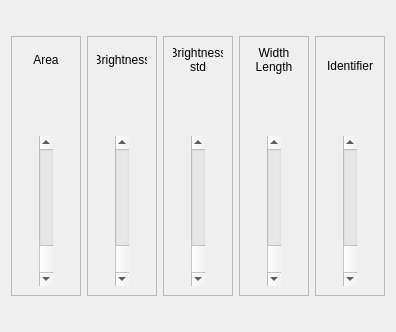
<?xml version="1.0" encoding="UTF-8"?>
<ui version="4.0">
 <class>Widget</class>
 <widget class="QWidget" name="Widget">
  <property name="geometry">
   <rect>
    <x>0</x>
    <y>0</y>
    <width>389</width>
    <height>332</height>
   </rect>
  </property>
  <property name="windowTitle">
   <string>Widget</string>
  </property>
  <layout class="QGridLayout" name="gridLayout_2">
   <item row="1" column="2">
    <spacer name="horizontalSpacer_2">
     <property name="orientation">
      <enum>Qt::Horizontal</enum>
     </property>
     <property name="sizeHint" stdset="0">
      <size>
       <width>40</width>
       <height>20</height>
      </size>
     </property>
    </spacer>
   </item>
   <item row="0" column="1">
    <spacer name="verticalSpacer">
     <property name="orientation">
      <enum>Qt::Vertical</enum>
     </property>
     <property name="sizeHint" stdset="0">
      <size>
       <width>20</width>
       <height>40</height>
      </size>
     </property>
    </spacer>
   </item>
   <item row="2" column="1">
    <spacer name="verticalSpacer_2">
     <property name="orientation">
      <enum>Qt::Vertical</enum>
     </property>
     <property name="sizeHint" stdset="0">
      <size>
       <width>20</width>
       <height>40</height>
      </size>
     </property>
    </spacer>
   </item>
   <item row="1" column="1">
    <layout class="QGridLayout" name="gridLayout">
     <item row="0" column="1">
      <widget class="QFrame" name="frame_11">
       <property name="frameShape">
        <enum>QFrame::StyledPanel</enum>
       </property>
       <property name="frameShadow">
        <enum>QFrame::Raised</enum>
       </property>
       <layout class="QVBoxLayout" name="verticalLayout_7">
        <item>
         <widget class="QLabel" name="label_14">
          <property name="minimumSize">
           <size>
            <width>50</width>
            <height>20</height>
           </size>
          </property>
          <property name="layoutDirection">
           <enum>Qt::LeftToRight</enum>
          </property>
          <property name="text">
           <string>Brightness</string>
          </property>
          <property name="alignment">
           <set>Qt::AlignCenter</set>
          </property>
          <property name="wordWrap">
           <bool>true</bool>
          </property>
         </widget>
        </item>
        <item>
         <widget class="QLabel" name="brightness_value">
          <property name="minimumSize">
           <size>
            <width>50</width>
            <height>50</height>
           </size>
          </property>
          <property name="text">
           <string/>
          </property>
          <property name="alignment">
           <set>Qt::AlignHCenter|Qt::AlignTop</set>
          </property>
          <property name="wordWrap">
           <bool>true</bool>
          </property>
         </widget>
        </item>
        <item alignment="Qt::AlignHCenter">
         <widget class="QScrollBar" name="brightnessSlider">
          <property name="minimumSize">
           <size>
            <width>10</width>
            <height>150</height>
           </size>
          </property>
          <property name="orientation">
           <enum>Qt::Vertical</enum>
          </property>
          <property name="invertedAppearance">
           <bool>true</bool>
          </property>
         </widget>
        </item>
       </layout>
      </widget>
     </item>
     <item row="0" column="0">
      <widget class="QFrame" name="frame_10">
       <property name="frameShape">
        <enum>QFrame::StyledPanel</enum>
       </property>
       <property name="frameShadow">
        <enum>QFrame::Raised</enum>
       </property>
       <layout class="QVBoxLayout" name="verticalLayout_2">
        <item>
         <widget class="QLabel" name="label">
          <property name="minimumSize">
           <size>
            <width>50</width>
            <height>20</height>
           </size>
          </property>
          <property name="layoutDirection">
           <enum>Qt::LeftToRight</enum>
          </property>
          <property name="text">
           <string>Area</string>
          </property>
          <property name="alignment">
           <set>Qt::AlignCenter</set>
          </property>
          <property name="wordWrap">
           <bool>true</bool>
          </property>
         </widget>
        </item>
        <item>
         <widget class="QLabel" name="area_value">
          <property name="minimumSize">
           <size>
            <width>50</width>
            <height>50</height>
           </size>
          </property>
          <property name="text">
           <string/>
          </property>
          <property name="alignment">
           <set>Qt::AlignHCenter|Qt::AlignTop</set>
          </property>
          <property name="wordWrap">
           <bool>true</bool>
          </property>
         </widget>
        </item>
        <item alignment="Qt::AlignHCenter">
         <widget class="QScrollBar" name="areaSlider">
          <property name="minimumSize">
           <size>
            <width>10</width>
            <height>150</height>
           </size>
          </property>
          <property name="orientation">
           <enum>Qt::Vertical</enum>
          </property>
          <property name="invertedAppearance">
           <bool>true</bool>
          </property>
         </widget>
        </item>
       </layout>
      </widget>
     </item>
     <item row="0" column="3">
      <widget class="QFrame" name="frame_13">
       <property name="frameShape">
        <enum>QFrame::StyledPanel</enum>
       </property>
       <property name="frameShadow">
        <enum>QFrame::Raised</enum>
       </property>
       <layout class="QVBoxLayout" name="verticalLayout_9">
        <item>
         <widget class="QLabel" name="label_18">
          <property name="minimumSize">
           <size>
            <width>50</width>
            <height>20</height>
           </size>
          </property>
          <property name="layoutDirection">
           <enum>Qt::LeftToRight</enum>
          </property>
          <property name="text">
           <string>Width Length</string>
          </property>
          <property name="alignment">
           <set>Qt::AlignCenter</set>
          </property>
          <property name="wordWrap">
           <bool>true</bool>
          </property>
         </widget>
        </item>
        <item>
         <widget class="QLabel" name="width_length_value">
          <property name="minimumSize">
           <size>
            <width>50</width>
            <height>50</height>
           </size>
          </property>
          <property name="text">
           <string/>
          </property>
          <property name="alignment">
           <set>Qt::AlignHCenter|Qt::AlignTop</set>
          </property>
          <property name="wordWrap">
           <bool>true</bool>
          </property>
         </widget>
        </item>
        <item alignment="Qt::AlignHCenter">
         <widget class="QScrollBar" name="width_length_similarity">
          <property name="minimumSize">
           <size>
            <width>10</width>
            <height>150</height>
           </size>
          </property>
          <property name="orientation">
           <enum>Qt::Vertical</enum>
          </property>
          <property name="invertedAppearance">
           <bool>true</bool>
          </property>
         </widget>
        </item>
       </layout>
      </widget>
     </item>
     <item row="0" column="2">
      <widget class="QFrame" name="frame_12">
       <property name="frameShape">
        <enum>QFrame::StyledPanel</enum>
       </property>
       <property name="frameShadow">
        <enum>QFrame::Raised</enum>
       </property>
       <layout class="QVBoxLayout" name="verticalLayout_8">
        <item>
         <widget class="QLabel" name="label_16">
          <property name="minimumSize">
           <size>
            <width>50</width>
            <height>20</height>
           </size>
          </property>
          <property name="layoutDirection">
           <enum>Qt::LeftToRight</enum>
          </property>
          <property name="text">
           <string>Brightness std</string>
          </property>
          <property name="alignment">
           <set>Qt::AlignCenter</set>
          </property>
          <property name="wordWrap">
           <bool>true</bool>
          </property>
         </widget>
        </item>
        <item>
         <widget class="QLabel" name="brightness_std_value">
          <property name="minimumSize">
           <size>
            <width>50</width>
            <height>50</height>
           </size>
          </property>
          <property name="text">
           <string/>
          </property>
          <property name="alignment">
           <set>Qt::AlignHCenter|Qt::AlignTop</set>
          </property>
          <property name="wordWrap">
           <bool>true</bool>
          </property>
         </widget>
        </item>
        <item alignment="Qt::AlignHCenter">
         <widget class="QScrollBar" name="brightness_std_similarity">
          <property name="minimumSize">
           <size>
            <width>10</width>
            <height>150</height>
           </size>
          </property>
          <property name="orientation">
           <enum>Qt::Vertical</enum>
          </property>
          <property name="invertedAppearance">
           <bool>true</bool>
          </property>
         </widget>
        </item>
       </layout>
      </widget>
     </item>
     <item row="0" column="4">
      <widget class="QFrame" name="frame_14">
       <property name="frameShape">
        <enum>QFrame::StyledPanel</enum>
       </property>
       <property name="frameShadow">
        <enum>QFrame::Raised</enum>
       </property>
       <layout class="QVBoxLayout" name="verticalLayout_10">
        <item>
         <widget class="QLabel" name="label_20">
          <property name="minimumSize">
           <size>
            <width>50</width>
            <height>20</height>
           </size>
          </property>
          <property name="layoutDirection">
           <enum>Qt::LeftToRight</enum>
          </property>
          <property name="text">
           <string>Identifier</string>
          </property>
          <property name="alignment">
           <set>Qt::AlignCenter</set>
          </property>
          <property name="wordWrap">
           <bool>true</bool>
          </property>
         </widget>
        </item>
        <item>
         <widget class="QLabel" name="identifier_value">
          <property name="minimumSize">
           <size>
            <width>50</width>
            <height>20</height>
           </size>
          </property>
          <property name="text">
           <string/>
          </property>
          <property name="alignment">
           <set>Qt::AlignHCenter|Qt::AlignTop</set>
          </property>
         </widget>
        </item>
        <item alignment="Qt::AlignHCenter">
         <widget class="QScrollBar" name="extra_similarities">
          <property name="minimumSize">
           <size>
            <width>10</width>
            <height>150</height>
           </size>
          </property>
          <property name="orientation">
           <enum>Qt::Vertical</enum>
          </property>
          <property name="invertedAppearance">
           <bool>true</bool>
          </property>
         </widget>
        </item>
       </layout>
      </widget>
     </item>
    </layout>
   </item>
   <item row="1" column="0">
    <spacer name="horizontalSpacer">
     <property name="orientation">
      <enum>Qt::Horizontal</enum>
     </property>
     <property name="sizeHint" stdset="0">
      <size>
       <width>40</width>
       <height>20</height>
      </size>
     </property>
    </spacer>
   </item>
  </layout>
 </widget>
 <resources/>
 <connections/>
</ui>
